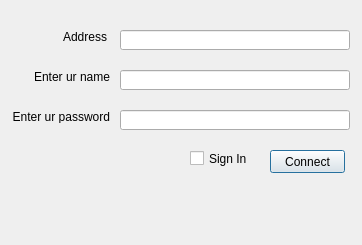
<?xml version="1.0" encoding="UTF-8"?>
<ui version="4.0">
 <class>Dialog</class>
 <widget class="QDialog" name="Dialog">
  <property name="geometry">
   <rect>
    <x>0</x>
    <y>0</y>
    <width>362</width>
    <height>245</height>
   </rect>
  </property>
  <property name="sizePolicy">
   <sizepolicy hsizetype="Fixed" vsizetype="Fixed">
    <horstretch>0</horstretch>
    <verstretch>0</verstretch>
   </sizepolicy>
  </property>
  <property name="windowTitle">
   <string>SimpleChat</string>
  </property>
  <widget class="QPushButton" name="pushButton">
   <property name="geometry">
    <rect>
     <x>270</x>
     <y>150</y>
     <width>75</width>
     <height>23</height>
    </rect>
   </property>
   <property name="text">
    <string>Connect</string>
   </property>
  </widget>
  <widget class="QLabel" name="label">
   <property name="geometry">
    <rect>
     <x>30</x>
     <y>70</y>
     <width>80</width>
     <height>13</height>
    </rect>
   </property>
   <property name="text">
    <string>Enter ur name</string>
   </property>
   <property name="alignment">
    <set>Qt::AlignRight|Qt::AlignTrailing|Qt::AlignVCenter</set>
   </property>
  </widget>
  <widget class="QLabel" name="label_2">
   <property name="geometry">
    <rect>
     <x>10</x>
     <y>110</y>
     <width>100</width>
     <height>13</height>
    </rect>
   </property>
   <property name="text">
    <string>Enter ur password</string>
   </property>
   <property name="alignment">
    <set>Qt::AlignRight|Qt::AlignTrailing|Qt::AlignVCenter</set>
   </property>
  </widget>
  <widget class="QLineEdit" name="lineEdit">
   <property name="geometry">
    <rect>
     <x>120</x>
     <y>70</y>
     <width>230</width>
     <height>20</height>
    </rect>
   </property>
  </widget>
  <widget class="QLineEdit" name="lineEdit_2">
   <property name="geometry">
    <rect>
     <x>120</x>
     <y>110</y>
     <width>230</width>
     <height>20</height>
    </rect>
   </property>
  </widget>
  <widget class="QLabel" name="label_3">
   <property name="geometry">
    <rect>
     <x>60</x>
     <y>30</y>
     <width>47</width>
     <height>13</height>
    </rect>
   </property>
   <property name="text">
    <string>Address</string>
   </property>
   <property name="alignment">
    <set>Qt::AlignRight|Qt::AlignTrailing|Qt::AlignVCenter</set>
   </property>
  </widget>
  <widget class="QLineEdit" name="lineEdit_3">
   <property name="geometry">
    <rect>
     <x>120</x>
     <y>30</y>
     <width>230</width>
     <height>20</height>
    </rect>
   </property>
  </widget>
  <widget class="QCheckBox" name="checkBox">
   <property name="geometry">
    <rect>
     <x>190</x>
     <y>150</y>
     <width>70</width>
     <height>17</height>
    </rect>
   </property>
   <property name="text">
    <string>Sign In</string>
   </property>
  </widget>
 </widget>
 <resources/>
 <connections/>
</ui>
